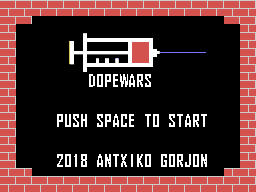

Below is a game level as drawn by its tile map, then a one-line description and the .tmx file that defines it, in full:
An orthogonal 32x24 tile map with 8x8 px tiles, 1 tile layer (Capa de Patrones 1).

<map version="1.0" tiledversion="1.1.6" orientation="orthogonal" renderorder="right-down" width="32" height="24" tilewidth="8" tileheight="8" infinite="0" nextobjectid="1">
 <tileset firstgid="1" source="patterns.tsx" />
 <layer name="Capa de Patrones 1" width="32" height="24">
  <data encoding="csv">
1,2,1,2,1,2,1,2,1,2,1,2,1,2,1,2,1,2,1,2,1,2,1,2,1,2,1,2,1,2,1,2,
33,34,33,34,33,34,33,34,33,34,33,34,33,34,33,34,33,34,33,34,33,34,33,34,33,34,33,34,33,34,33,34,
1,2,1,2,3,4,3,4,3,4,3,3,3,3,3,3,3,3,3,3,3,3,3,3,3,3,3,3,1,2,1,2,
33,34,3,4,3,4,4,4,4,4,4,4,4,4,4,4,4,4,4,4,4,4,4,4,4,4,4,3,3,4,33,34,
1,2,3,4,3,4,3,3,257,258,259,260,261,262,263,264,265,266,267,268,269,270,271,272,273,274,3,3,3,4,1,2,
33,34,3,4,3,4,4,3,289,290,291,292,293,294,295,296,297,298,299,300,301,302,303,304,305,306,3,3,4,4,33,34,
1,2,3,4,3,4,4,4,321,322,323,324,325,326,327,328,329,330,331,332,333,334,335,336,337,338,4,3,3,4,1,2,
33,34,3,4,3,4,3,4,353,354,355,356,357,358,359,360,361,362,363,364,365,366,367,368,369,370,4,4,3,4,33,34,
1,2,3,4,4,3,3,3,385,386,387,388,389,390,391,392,393,394,395,396,397,398,399,400,401,402,3,3,3,4,1,2,
33,34,3,4,4,3,3,3,4,5,6,132,144,145,133,152,129,147,148,4,4,4,5,6,7,8,9,3,4,4,33,34,
1,2,3,3,4,3,3,3,3,3,3,164,176,177,165,184,161,179,180,4,5,6,7,8,9,9,9,3,3,4,1,2,
33,34,3,4,5,6,7,8,9,9,9,9,9,9,9,9,9,9,9,9,9,9,9,9,9,4,4,3,3,4,33,34,
1,2,3,4,4,4,4,4,4,4,4,4,4,4,4,5,6,7,8,9,3,3,3,3,3,3,3,3,3,4,1,2,
33,34,3,4,3,3,3,4,3,4,4,4,4,4,4,4,4,4,4,4,4,4,4,4,4,4,4,4,3,4,33,34,
1,2,3,4,3,3,3,145,150,148,136,4,148,145,129,131,133,11,149,144,14,148,149,129,147,149,25,26,21,4,1,2,
33,34,3,4,4,3,3,177,182,180,168,3,180,177,161,163,165,43,181,176,46,180,181,161,179,181,57,58,53,4,33,34,
1,2,3,4,4,4,4,4,4,18,18,18,18,19,20,21,22,23,24,25,26,27,28,29,30,31,9,4,4,4,1,2,
33,34,3,3,3,18,19,20,21,22,23,24,25,26,27,28,29,30,31,31,31,31,31,31,31,31,3,3,3,4,33,34,
1,2,3,3,3,50,51,52,53,54,55,56,57,58,59,60,61,62,63,63,63,63,63,63,63,63,3,3,3,4,1,2,
33,34,3,3,3,4,4,67,65,66,73,4,129,142,149,153,78,139,144,8,135,144,147,138,144,142,12,3,3,4,33,34,
1,2,3,3,3,3,3,99,97,98,105,4,161,174,181,185,110,171,176,4,167,176,179,170,176,174,12,3,3,4,1,2,
33,34,33,34,3,3,3,3,3,3,3,3,3,3,3,3,3,3,3,3,3,3,3,3,3,3,3,3,33,34,33,34,
1,2,1,2,1,2,1,2,1,2,1,2,1,2,1,2,1,2,1,2,1,2,1,2,1,2,1,2,1,2,1,2,
33,34,33,34,33,34,33,34,33,34,33,34,33,34,33,34,33,34,33,34,33,34,33,34,33,34,33,34,33,34,33,34
</data>
 </layer>
</map>